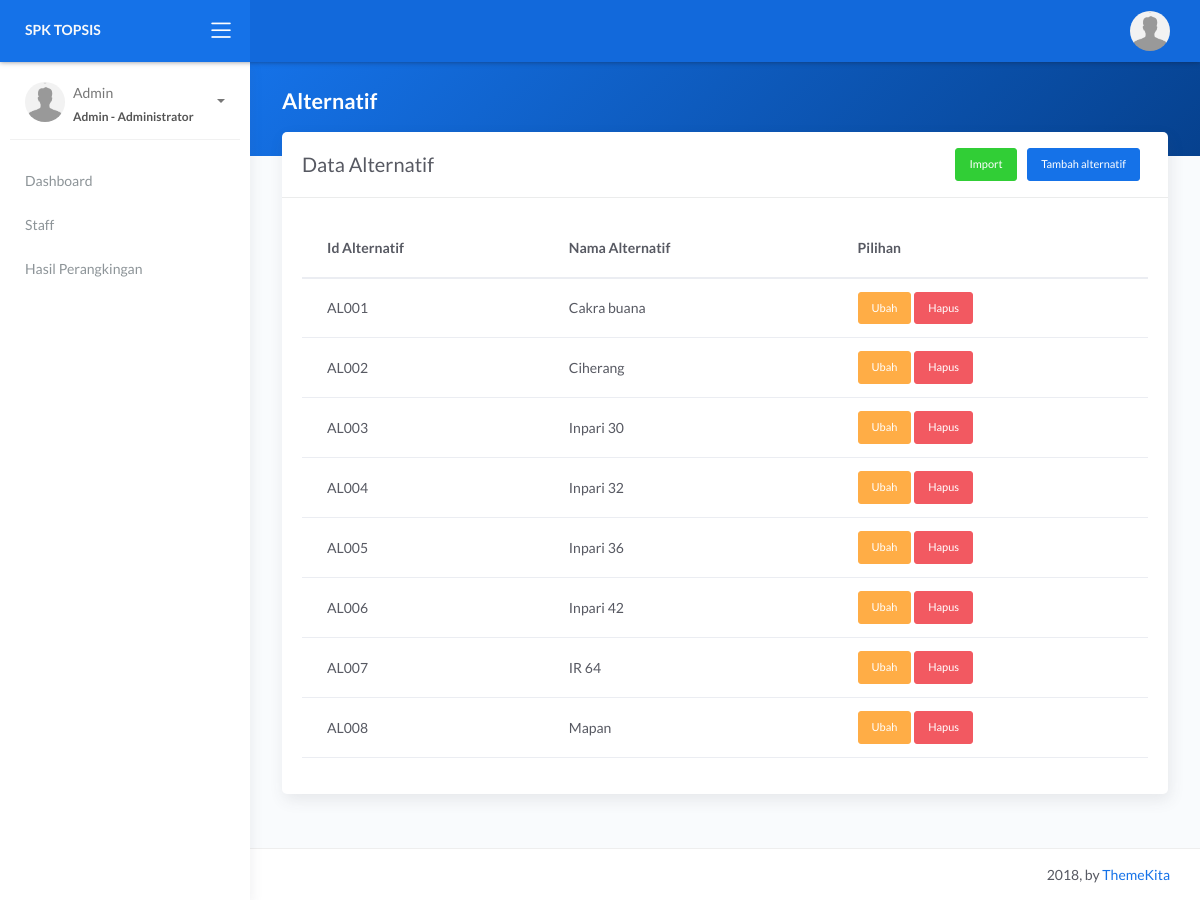
The page /alternatif.php (signed in) on the database its author committed.
### tables this page shows
CREATE TABLE `alternatif` (
  `id_alternatif` varchar(5) NOT NULL,
  `nm_alternatif` varchar(35) NOT NULL
);

### session.php (called while the page is built, shortened)
<?php
if (isset($_SESSION['user'])) {
    $username = $_SESSION['user'];
    $menuLabel = $username;
    $level = $_SESSION['level'];
    $jabatan = $_SESSION['jabatan'];
    $jk = $_SESSION['jk'];
} else {
    header('Location: login.php');
}
?>

### alternatif/dataAlternatif.php (the view, shortened to what this page needs)
<div class="card">
    <div class="card-header">
        <div class="card-head-row">
            <div class="card-title">Data Alternatif</div>
            <div class="card-tools">
<button type="button" class="btn btn-success btn-sm mr-2 " data-toggle="modal" data-target="#upload">
  Import
</button>
                <a href="?a=tambahAlternatif" class="btn btn-primary  btn-sm mr-2">
                    Tambah alternatif
                </a>
            </div>
        </div>
    </div>
    <div class="card-body">
        <div class="table-responsive">
            <table class="table">
                <thead>
                    <tr>
                        <th>Id Alternatif</th>
                        <th>Nama Alternatif</th>
                        <th>Pilihan</th>
                    </tr>
                </thead>
                <tbody>
                    <?php
                    include ("config/koneksi.php");
                    $query=$conn->query("select * from alternatif order by id_alternatif ASC");
                    while($result=$query->fetch_assoc()){
                    ?>
                    <tr>
                        <td>
                            <?= $result['id_alternatif']; ?>
                        </td>
                        <td>
                            <?= $result['nm_alternatif']; ?>
                        </td>
                        <td>
                            <a href="?k=ubahAlternatif&id=<?= $result['id_alternatif']; ?>"
                                class="btn btn-sm  btn-warning">Ubah</a>
                            <a href="?k=hapusalternatif&id=<?= $result['id_alternatif']; ?>"
                                class="btn btn-sm  btn-danger" onclick="return confirm('Hapus Alternatif?')">Hapus</a>
                        </td>
                    </tr>
                    <?php
                    }
                    ?>
                </tbody>
            </table>
        </div>
    </div>
</div>

### alternatif.php (shortened to what this page needs)
<?php include "session.php"?>
<!DOCTYPE html>
<html lang="en">
<head>
	<link rel="stylesheet" href="assets/css/bootstrap.min.css">
	<link rel="stylesheet" href="assets/css/atlantis.min.css">
</head>
<body>
	<div class="wrapper">
		<div class="main-header">
			<?php include "header.php"?>
			<?php include "navbar.php"?>
		</div>
		<?php include "sidebar.php"?>
		<div class="main-panel">
			<div class="content">
				<div class="panel-header bg-primary-gradient">
					<div class="page-inner mb-2">
						<div class="d-flex align-items-left align-items-md-center flex-column flex-md-row">
							<div>
								<h2 class="text-white pb-2 fw-bold">Alternatif</h2>
							</div>
						</div>
					</div>
				</div>
				<div class="page-inner mt--5">
    <div class="row mt--2">
        <div class="col-md-12">
			<?php
			if ($url == '/alternatif.php') {
				include "alternatif/dataAlternatif.php";
			} else if (@$_GET['a'] == 'tambahAlternatif') {
				include "alternatif/tambah.php";
			} else if (@$_GET['k'] == 'ubahAlternatif') {
				include "alternatif/ubah.php";
			} else if (@$_GET['k'] == 'hapusalternatif') {
				include "alternatif/hapus.php";
			} else if (@$_GET['k'] == 'upload') {
				include "alternatif/upload.php";
			}
			?>
        </div>
    </div>
</div>
			</div>
			<?php include "footer.php"?>
		</div>
	</div>
</body>
</html>

### header.php (shortened to what this page needs)
<div class="logo-header" data-background-color="blue">
    <a href="index.php" class="logo">
<label class="fw-bold text-light">SPK TOPSIS</label>
    </a>
    <div class="nav-toggle">
        <button class="btn btn-toggle toggle-sidebar">
            <i class="icon-menu"></i>
        </button>
    </div>
</div>

### navbar.php (shortened to what this page needs)
<nav class="navbar navbar-header navbar-expand-lg" data-background-color="blue2">
    <div class="container-fluid">
        <ul class="navbar-nav topbar-nav ml-md-auto align-items-center">
            <li class="nav-item dropdown hidden-caret">
                <a class="dropdown-toggle profile-pic" data-toggle="dropdown" href="#" aria-expanded="false">
                    <div class="avatar-sm">
                        <img src="assets/img/<?= strtolower($jk); ?>.png" alt="..." class="avatar-img rounded-circle">
                    </div>
                </a>
            </li>
        </ul>
    </div>
</nav>

### sidebar.php (shortened to what this page needs)
<div class="sidebar sidebar-style-2">
    <div class="sidebar-wrapper scrollbar scrollbar-inner">
        <div class="sidebar-content">
            <div class="user">
                <div class="avatar-sm float-left mr-2">
                    <img src="assets/img/<?= strtolower($jk); ?>.png" alt="..." class="avatar-img rounded-circle">
                </div>
                <div class="info">
                    <a data-toggle="collapse" href="#collapseExample" aria-expanded="true">
                        <span>
                            <?php echo $menuLabel?>
                            <span class="user-level"> <?php echo $level==='1'?'Admin':'Staff'?> - <?=$jabatan?></span>
                            <span class="caret"></span>
                        </span>
                    </a>
                </div>
            </div>
              <?php
                $url = $_SERVER['REQUEST_URI'];
                ?>
            <ul class="nav nav-primary">
                <li class="<?= $url === '/index.php' ? 'active ' : '' ; ?> nav-item">
                    <a href="index.php">
                        <p>Dashboard</p>
                    </a>
                </li>
                <li class="nav-item <?= ($url === '/staff.php') || (@$_GET['a']=='tambahStaff') || (@$_GET['k']=='ubahStaff') ? 'active' : '' ; ?>">
                    <a href="staff.php">
                        <p>Staff</p>
                    </a>
                </li>
                <li class="nav-item">
                    <a href="viewrangking.php">
                        <p>Hasil Perangkingan</p>
                    </a>
                </li>
            </ul>
        </div>
    </div>
</div>

### footer.php
<footer class="footer">
    <div class="container-fluid">
        <div class="copyright ml-auto">
            2018, by <a href="https://www.themekita.com">ThemeKita</a>
        </div>
    </div>
</footer>

### rows shown on the page
alternatif: id_alternatif "AL001", nm_alternatif "Cakra buana"
alternatif: id_alternatif "AL002", nm_alternatif "Ciherang"
alternatif: id_alternatif "AL003", nm_alternatif "Inpari 30"
alternatif: id_alternatif "AL004", nm_alternatif "Inpari 32"
alternatif: id_alternatif "AL005", nm_alternatif "Inpari 36"
alternatif: id_alternatif "AL006", nm_alternatif "Inpari 42"
alternatif: id_alternatif "AL007", nm_alternatif "IR 64"
alternatif: id_alternatif "AL008", nm_alternatif "Mapan"

### other values the page prints
$menuLabel "Admin"
$jabatan "Administrator"
